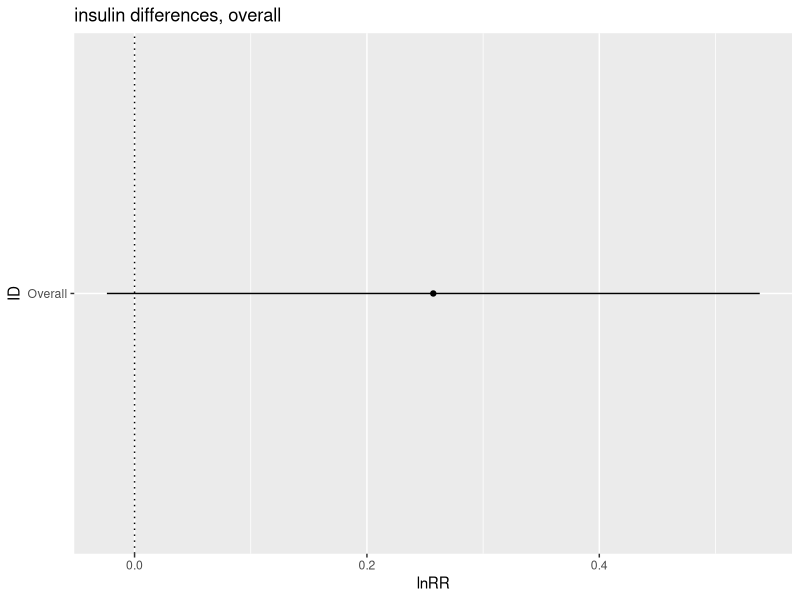
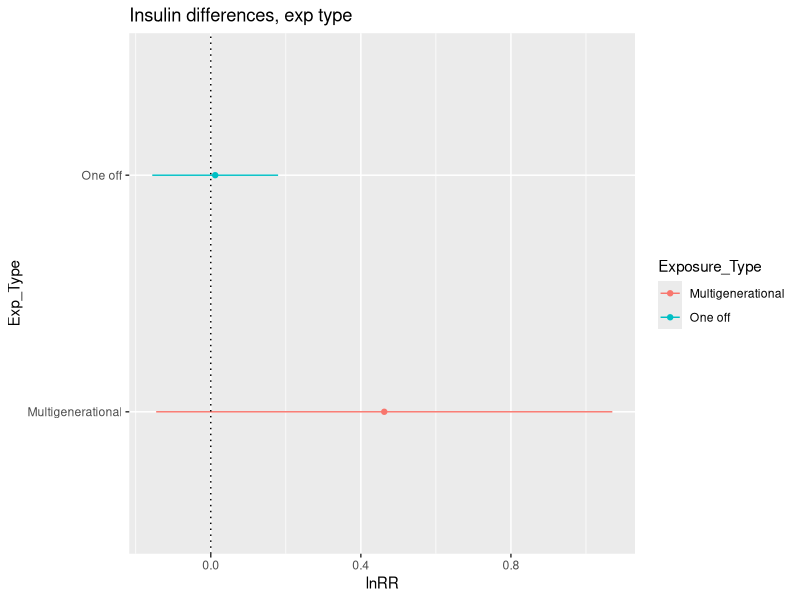
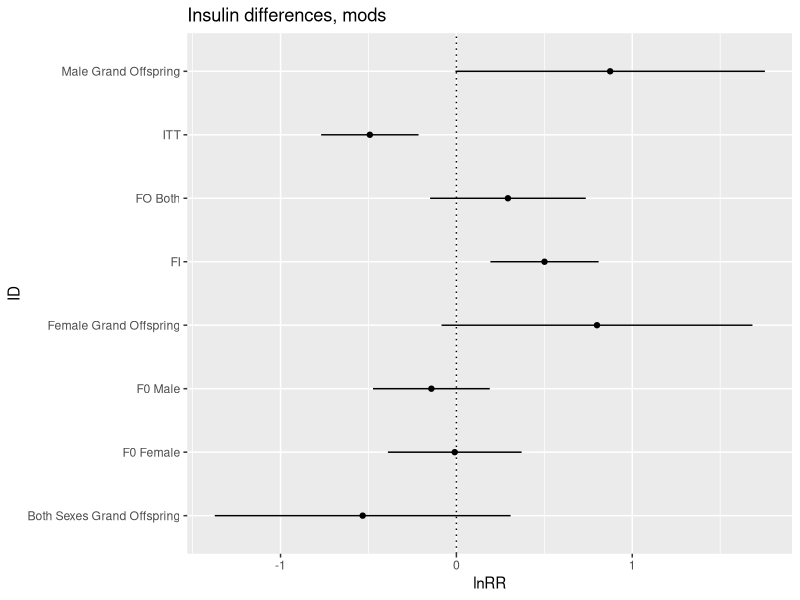
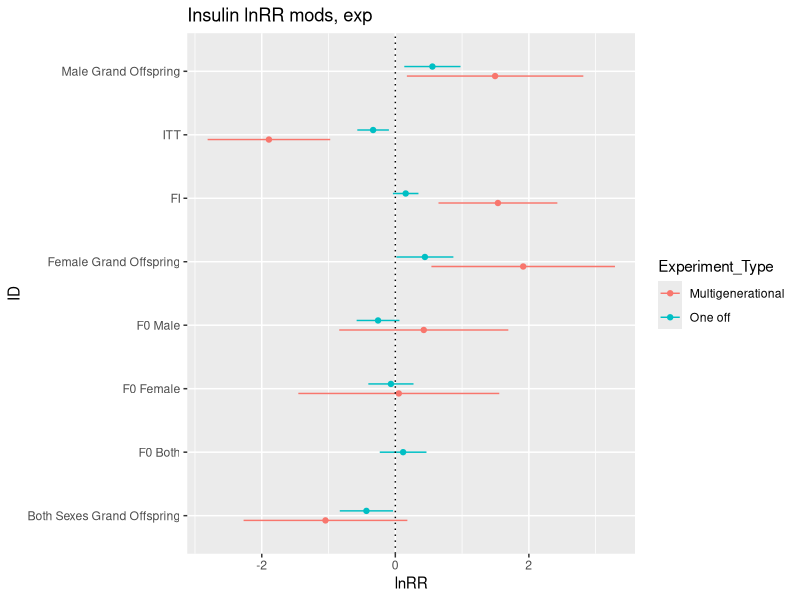

Reproduce these figures in R, in order. (Note: this script raises an error after producing the figures.)
## ---- chunk 1
library(tidyverse)
library(openxlsx)  
library(knitr)
library(metafor)
library(ggplot2)
library(readxl)
## ---- chunk 2
Insulin_lnRR <- read.csv("../data/Insulin_lnRR.csv") 

#Subsetting

Insulin_MG <- subset(Insulin_lnRR, Insulin_lnRR$Exposure_Type == "Multigenerational")

Insulin_OF <- subset(Insulin_lnRR, Insulin_lnRR$Exposure_Type == "One off")

## ---- chunk 3

#Overall analysis, not split

Insulin_overall_lnRR_0mods <- rma.mv(yi, vi, random = list(~1|Paper_ID,~1|Cohort_ID), data=Insulin_lnRR, method = 'REML')

summary(Insulin_overall_lnRR_0mods)

#Tibble of overall results

Insulin_overall_lnRR <- tibble(
  ID = "Overall", 
  lnRR = 0.2571,
  ci.lb = -0.0238,
  ci.ub = 0.5381
)

plot_insulin_overall <- ggplot(Insulin_overall_lnRR, aes(x=ID, y=lnRR)) + 
  geom_errorbar(aes(ymin=ci.lb, ymax=ci.ub), width = 0, position = position_dodge(0.3)) +
  geom_point(aes(x = ID, y = lnRR), position = position_dodge(0.3))+
  geom_hline(yintercept = 0, lty = "dotted") +
  labs(title ="insulin differences, overall", x = "ID", y = "lnRR") +
  coord_flip()
plot_insulin_overall
## ---- chunk 4

#MG then OF

Insulin_overall_MG <- rma.mv(yi, vi, random = list(~1|Paper_ID,~1|Cohort_ID), data=Insulin_MG, method = 'REML')

summary(Insulin_overall_MG)

Insulin_overall_OF <- rma.mv(yi, vi, random = list(~1|Paper_ID,~1|Cohort_ID), data=Insulin_OF, method = 'REML')

summary(Insulin_overall_OF)


#Tibble of results

Insulin_Exp_lnRR <- tibble(
  Exposure_Type = c("Multigenerational", "One off"),
  lnRR = c(0.4624,0.0118),
  ci.lb = c(-0.1455, -0.1559),
  ci.ub = c(1.0703, 0.1795)
)

Insulin_Exp_lnRR



#Plotting when split by exp type

plot_insulin_exp_type <- ggplot(Insulin_Exp_lnRR, aes(x=Exposure_Type, y=lnRR, colour = Exposure_Type)) + 
  geom_errorbar(aes(ymin=ci.lb, ymax=ci.ub), width = 0, position = position_dodge(0.3)) +
  geom_point(aes(x = Exposure_Type, y = lnRR), position = position_dodge(0.3))+
  geom_hline(yintercept = 0, lty = "dotted") +
  labs(title ="Insulin differences, exp type", x = "Exp_Type", y = "lnRR") +
  coord_flip()
plot_insulin_exp_type
## ---- chunk 5
#Adding moderators
Insulin_F0 <- rma.mv(yi, vi, mods = ~F0_Parent_Exposed, random = list(~1|Paper_ID,~1|Cohort_ID), data=Insulin_lnRR, method = 'REML')

summary(Insulin_F0)

Insulin_Sex <- rma.mv(yi, vi, mods = ~Sex, random = list(~1|Paper_ID,~1|Cohort_ID), data=Insulin_lnRR, method = 'REML')

summary(Insulin_Sex)

Insulin_Test_Type <- rma.mv(yi, vi, mods = ~Trait_Info, random = list(~1|Paper_ID,~1|Cohort_ID), data=Insulin_lnRR, method = 'REML')

Insulin_Test_Type

#Tibble of results

Insulin_Mods_lnRR <- tibble(
  ID = c("FO Both", "F0 Female", "F0 Male", "Both Sexes Grand Offspring", "Female Grand Offspring", "Male Grand Offspring", "FI", "ITT"),
  lnRR = c(0.2931,-0.0093,-0.1422,-0.5329,0.7995,0.8744,0.5011,-0.4922),
  ci.lb = c(-0.1495,-0.3894,-0.4742,-1.3740,-0.0845,-0.0054,0.1935,-0.7691),
  ci.ub = c(0.7357,0.3708,0.1898,0.3082,1.6836,1.7543,0.8088,-0.2152)
)

plot_insulin_mods <- ggplot(Insulin_Mods_lnRR, aes(x=ID, y=lnRR)) + 
  geom_errorbar(aes(ymin=ci.lb, ymax=ci.ub), width = 0, position = position_dodge(0.3)) +
  geom_point(aes(x = ID, y = lnRR), position = position_dodge(0.3))+
  geom_hline(yintercept = 0, lty = "dotted") +
  labs(title ="Insulin differences, mods", x = "ID", y = "lnRR") +
  coord_flip()
plot_insulin_mods

## ---- chunk 6

#splitting by exposure type

Insulin_MG_F0 <- rma.mv(yi, vi, mods = ~F0_Parent_Exposed, random = list(~1|Paper_ID,~1|Cohort_ID), data=Insulin_MG, method = 'REML')

summary(Insulin_MG_F0)


Insulin_OF_F0 <- rma.mv(yi, vi, mods = ~F0_Parent_Exposed, random = list(~1|Paper_ID,~1|Cohort_ID), data=Insulin_OF, method = 'REML')

summary(Insulin_OF_F0)

Insulin_MG_Sex <- rma.mv(yi, vi, mods = ~Sex, random = list(~1|Paper_ID,~1|Cohort_ID), data=Insulin_MG, method = 'REML')

summary(Insulin_MG_Sex)


Insulin_OF_Sex <- rma.mv(yi, vi, mods = ~Sex, random = list(~1|Paper_ID,~1|Cohort_ID), data=Insulin_OF, method = 'REML')

summary(Insulin_OF_Sex)

Insulin_Test_type_MG <- rma.mv(yi, vi, mods = ~Trait_Info, random = list(~1|Paper_ID,~1|Cohort_ID), data=Insulin_MG, method = 'REML')

Insulin_Test_type_MG

Insulin_Test_type_OF <- rma.mv(yi, vi, mods = ~Trait_Info, random = list(~1|Paper_ID,~1|Cohort_ID), data=Insulin_OF, method = 'REML')

Insulin_Test_type_OF

#Tibble of results

Insulin_Mods_lnRR_exp <- tibble(
  Experiment_Type = c("Multigenerational","Multigenerational", "One off","One off","One off", "Multigenerational","Multigenerational","Multigenerational", "One off","One off","One off", "Multigenerational","Multigenerational", "One off","One off"),
  ID = c("F0 Male", "F0 Female", "F0 Both", "F0 Female", "F0 Male", "Both Sexes Grand Offspring", "Female Grand Offspring", "Male Grand Offspring", "Both Sexes Grand Offspring", "Female Grand Offspring", "Male Grand Offspring", "FI", "ITT", "FI", "ITT"), 
  lnRR = c(0.4261,0.0522,0.1168,-0.0658,-0.2588,-1.0460,1.9148,1.4942,-0.4329,0.4431,0.5554,1.5366,-1.8927,0.1554,-0.3326),
  ci.lb = c(-0.8399,-1.4525,-0.2329,-0.4042,-0.5794,-2.2723,0.5403,0.1729,-0.8318,0.0169,0.1344,0.6465,-2.8107,-0.0357,-0.5693),
  ci.ub = c(1.6920,1.5569,0.4665,0.2725,0.0618,0.1803,3.2894,2.8155,-0.0340,0.8694,0.9764,2.4266,-0.9748,0.3464,-0.0960)
)

Insulin_Mods_lnRR_exp

plot_lnRR_insulin_mods_exp <- ggplot(Insulin_Mods_lnRR_exp, aes(x=ID, y=lnRR, colour=Experiment_Type)) + 
  geom_errorbar(aes(ymin=ci.lb, ymax=ci.ub), width = 0, position = position_dodge(0.3)) +
  geom_point(aes(x = ID, y = lnRR), position = position_dodge(0.3))+
  geom_hline(yintercept = 0, lty = "dotted") +
  labs(title ="Insulin lnRR mods, exp", x = "ID", y = "lnRR") +
  coord_flip()
 
plot_lnRR_insulin_mods_exp
## ---- chunk 7
#Subset Insulin Data
Insulin_lnCVR <- subset(Effect_Size_All_Traits_lnCVR, Effect_Size_All_Traits_lnCVR$Trait == "Insulin")



#Errors with spaces and converting back to factor
Glucose_lnCVR$Sex <- gsub("Both ", "Both", Glucose_lnCVR$Sex) 
Glucose_lnCVR$Sex <- as.factor(Glucose_lnCVR$Sex)



#Subetting into MG and OF



Insulin_lnCVR_MG <- subset(Insulin_lnCVR, Insulin_lnCVR$Exposure_Type == "Multigenerational")

Insulin_lnCVR_OF <- subset(Insulin_lnCVR, Insulin_lnCVR$Exposure_Type == "One off")

## ---- chunk 8

#Overall analysis, not split

Insulin_overall_lnCVR_0mods <- rma.mv(yi, vi, random = list(~1|Paper_ID,~1|Cohort_ID), data=Insulin_lnCVR, method = 'REML')

summary(Insulin_overall_lnCVR_0mods)

#Tibble of overall results

Insulin_overall_lnCVR <- tibble(
  ID = "Overall", 
  lnCVR = -0.1232,
  ci.lb = -0.4539,
  ci.ub = 0.2075
)

plot_insulin_overall_lnCVR <- ggplot(Insulin_overall_lnCVR, aes(x=ID, y=lnCVR)) + 
  geom_errorbar(aes(ymin=ci.lb, ymax=ci.ub), width = 0, position = position_dodge(0.3)) +
  geom_point(aes(x = ID, y = lnCVR), position = position_dodge(0.3))+
  geom_hline(yintercept = 0, lty = "dotted") +
  labs(title ="insulin variance, overall", x = "ID", y = "lnCVR") +
  coord_flip()
plot_insulin_overall_lnCVR
